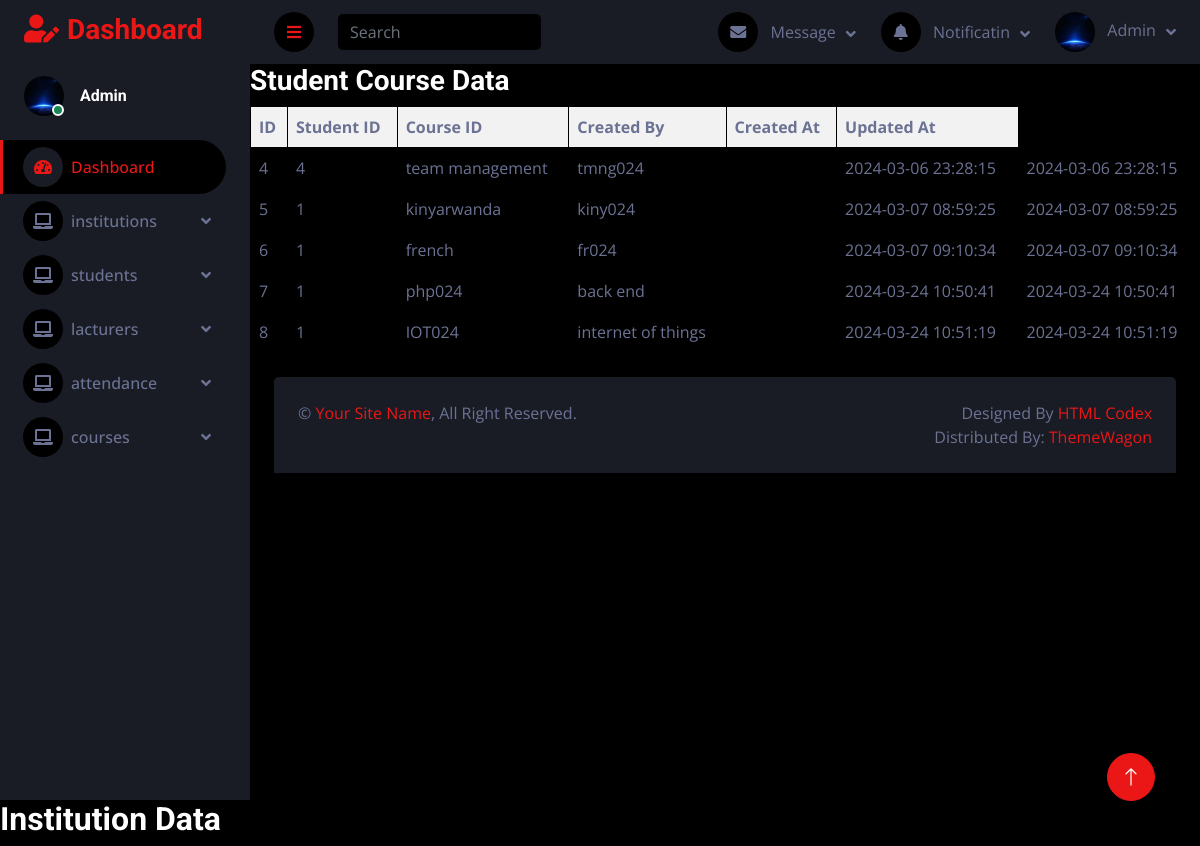
The app's page /course_view.php with its own data.
### tables this page shows
CREATE TABLE `modules` (
  `id` int(11) NOT NULL,
  `institution_id` int(11) DEFAULT NULL,
  `course_code` varchar(255) DEFAULT NULL,
  `course_name` varchar(255) DEFAULT NULL,
  `created_by` varchar(100) DEFAULT NULL,
  `created_at` timestamp NOT NULL DEFAULT current_timestamp(),
  `updated_at` timestamp NOT NULL DEFAULT current_timestamp() ON UPDATE current_timestamp()
);

### courseview_process.php (the view)
<?php
try {
    $host = 'localhost';
    $dbname = 'student_attendance';
    $username = 'root';
    $password = '';
    $pdo = new PDO("mysql:host=$host;dbname=$dbname", $username, $password);
    $pdo->setAttribute(PDO::ATTR_ERRMODE, PDO::ERRMODE_EXCEPTION);
    $sql_modules = "SELECT * FROM modules";
    $stmt_modules = $pdo->query($sql_modules);
    if ($stmt_modules->rowCount() > 0) {
        echo "<h3>Student Course Data</h3>";
        echo "<table>";
        echo "<tr><th>ID</th><th>Student ID</th><th>Course ID</th><th>Created By</th><th>Created At</th><th>Updated At</th></tr>";
        while ($row = $stmt_modules->fetch(PDO::FETCH_ASSOC)) {
            echo "<tr>";
            echo "<td>" . $row["id"] . "</td>";
            echo "<td>" . $row["institution_id"] . "</td>";
            echo "<td>" . $row["course_name"] . "</td>";
            echo "<td>" . $row["course_code"] . "</td>";
            echo "<td>" . $row["created_by"] . "</td>";
            echo "<td>" . $row["created_at"] . "</td>";
            echo "<td>" . $row["updated_at"] . "</td>";
            echo "</tr>";
        }
        echo "</table>";
    } else {
        echo "0 results for Student Course";
    }
} catch (PDOException $e) {
    echo "Error: " . $e->getMessage();
}
?>

### css/style.css (style rules this page uses)
:root { --primary: #EB1616; --secondary: #191C24; --light: #6C7293; --dark: #000000; }

### course_view.php (style rules this page uses)
table { width: 100%; border-collapse: collapse; }
table, th, td { border: 1px solid black; padding: 8px; }
th { background-color: #f2f2f2; }

### records on screen
modules: id "4", institution "4", course_name "team management", course_code "tmng024", created_at "2024-03-06 23:28:15", updated_at "2024-03-06 23:28:15"
modules: id "5", institution "1", course_name "kinyarwanda", course_code "kiny024", created_at "2024-03-07 08:59:25", updated_at "2024-03-07 08:59:25"
modules: id "6", institution "1", course_name "french", course_code "fr024", created_at "2024-03-07 09:10:34", updated_at "2024-03-07 09:10:34"
modules: id "7", institution "1", course_name "php024", course_code "back end", created_at "2024-03-24 10:50:41", updated_at "2024-03-24 10:50:41"
modules: id "8", institution "1", course_name "IOT024", course_code "internet of things", created_at "2024-03-24 10:51:19", updated_at "2024-03-24 10:51:19"
